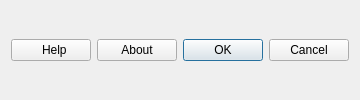
    <widget class="QWidget" name="widget_2" native="true">
     <property name="sizePolicy">
      <sizepolicy hsizetype="Preferred" vsizetype="Fixed">
       <horstretch>0</horstretch>
       <verstretch>0</verstretch>
      </sizepolicy>
     </property>
     <layout class="QHBoxLayout" name="horizontalLayout_8">
      <item>
       <widget class="QPushButton" name="help_button">
        <property name="sizePolicy">
         <sizepolicy hsizetype="Fixed" vsizetype="Fixed">
          <horstretch>0</horstretch>
          <verstretch>0</verstretch>
         </sizepolicy>
        </property>
        <property name="text">
         <string>  Help</string>
        </property>
        <property name="icon">
         <iconset>
          <normaloff>:/plugins/ORStools/img/icon_help.png</normaloff>:/plugins/ORStools/img/icon_help.png</iconset>
        </property>
       </widget>
      </item>
      <item>
       <widget class="QPushButton" name="about_button">
        <property name="text">
         <string>About</string>
        </property>
        <property name="icon">
         <iconset>
          <normaloff>:/plugins/ORStools/img/icon_about.png</normaloff>:/plugins/ORStools/img/icon_about.png</iconset>
        </property>
       </widget>
      </item>
      <item>
       <widget class="QDialogButtonBox" name="global_buttons">
        <property name="orientation">
         <enum>Qt::Horizontal</enum>
        </property>
        <property name="standardButtons">
         <set>QDialogButtonBox::Cancel|QDialogButtonBox::Ok</set>
        </property>
       </widget>
      </item>
     </layout>
    </widget>
